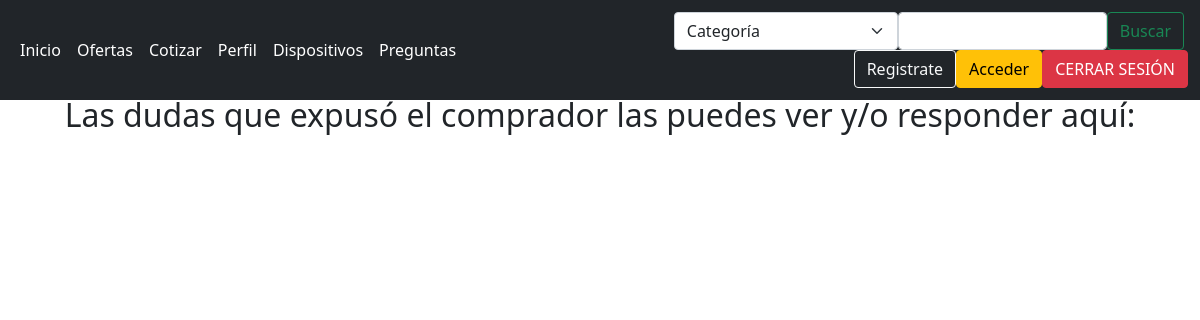
The app's page /preguntas.php, older data.
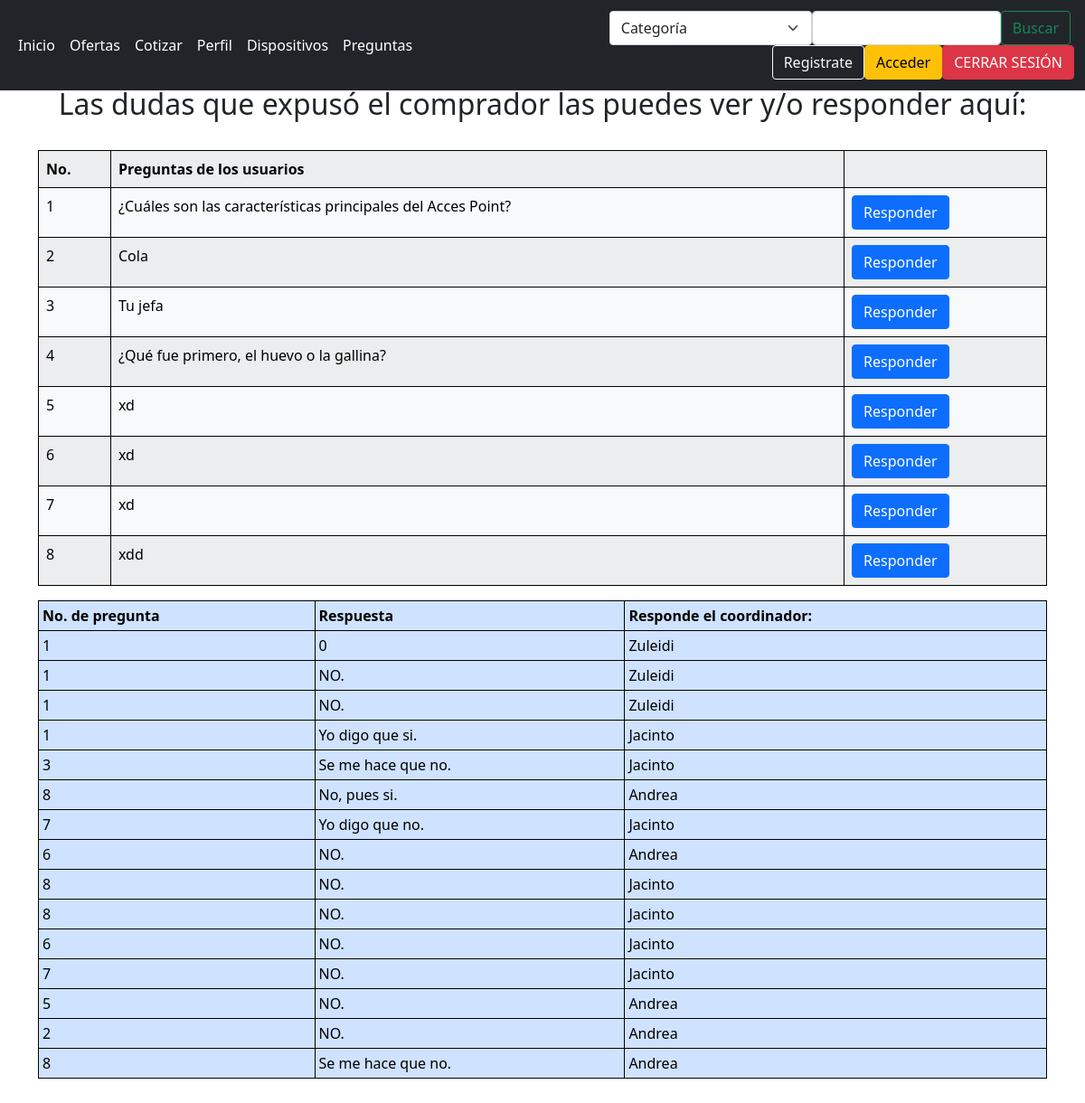
The same page, newer data.
### tables this page shows
CREATE TABLE `encuesta` (
  `idPregunta` int(11) NOT NULL,
  `Pregunta` text NOT NULL
);

CREATE TABLE `respuestas` (
  `idRespuestas` int(11) NOT NULL,
  `Respuesta` varchar(50) NOT NULL,
  `idPregunta` int(11) NOT NULL,
  `idUsuario` int(11) NOT NULL
);

CREATE TABLE `usuario` (
  `idUsuario` int(11) NOT NULL,
  `Nombre` varchar(45) NOT NULL,
  `Apellido` varchar(45) NOT NULL,
  `Usuario` varchar(45) NOT NULL,
  `Correo` varchar(45) NOT NULL,
  `Contra` varchar(45) NOT NULL,
  `idTipoUsuario` int(11) NOT NULL
);

### Controlador/consultarPreguntas.php (called while the page is built)
<?php
function consultarPreguntas()
{
    $conexion = new mysqli('localhost', 'root', '', 'bdtienda');
    $sql = $conexion->prepare('SELECT * FROM encuesta');
    $sql->execute();
    return $sql->get_result()->fetch_all(MYSQLI_ASSOC);
}
$preguntas = consultarPreguntas();

### Controlador/consultarRespuestas.php (called while the page is built)
<?php
function consultarRespuestas()
{
    $conexion = new mysqli('localhost', 'root', '', 'bdtienda');
    $sql = $conexion->prepare('SELECT * FROM respuestas inner join usuario on respuestas.idUsuario = usuario.idUsuario');
    $sql->execute();
    return $sql->get_result()->fetch_all(MYSQLI_ASSOC);
}
$respuestas = consultarRespuestas();

### preguntas.php (the view, shortened to what the changed rows need)
<!DOCTYPE html>
<html lang="es">
<head>
    <link href="https://cdn.jsdelivr.net/npm/bootstrap@5.1.3/dist/css/bootstrap.min.css" rel="stylesheet">
</head>
<body>
    <br><br><br><br>
    <?php include_once './Controlador/consultarPreguntas.php'; ?>
    <div id="foro" class="container">
        <section>
            <header>
                <center>
                    <h2>Las dudas que expusó el comprador las puedes ver y/o responder aquí:</h2><br>
                </center>
            </header>
            <div id="ver Preguntas">
                <?php $num_preguntas = sizeof($preguntas); ?>
                <?php if (($num_preguntas > 0)) : ?>
                    <table class="table table-light table-striped">
                        <tr>
                            <th>No.</th>
                            <th>Preguntas de los usuarios</th>
                            <th></th>
                        </tr>
                        <?php for ($i = 0; $i < $num_preguntas; $i++) : ?>
                            <tr>
                                <td><?php echo $preguntas[$i]['idPregunta']; ?></td>
                                <td><?php echo $preguntas[$i]['Pregunta']; ?></td>
                                <td><button class="btn btn-primary" idPregunta="<?php echo $preguntas[$i]['idPregunta']; ?>" id="responderPregunta">Responder</button></td>
                            </tr>
                        <?php endfor; ?>
                    </table>
                <?php endif; ?>
            </div>
            <?php include_once './Controlador/consultarRespuestas.php'; ?>
            <div id="ver Respuestas">
                <?php $num_respuestas = sizeof($respuestas); ?>
                <?php if ($num_respuestas > 0) : ?>
                    <table class="table table-primary table-sm">
                        <tr>
                            <th>No. de pregunta</th>
                            <th>Respuesta</th>
                            <th>Responde el coordinador:</th>
                        </tr>
                        <?php for ($i = 0; $i < $num_respuestas; $i++) : ?>
                            <tr>
                                <td><?php echo $respuestas[$i]['idPregunta']; ?></td>
                                <td><?php echo $respuestas[$i]['Respuesta']; ?></td>
                                <td><?php echo $respuestas[$i]['Nombre']; ?></td>
                            </tr>
                        <?php endfor; ?>
                    </table>
                <?php endif; ?>
            </div>
        </section>
    </div>
</body>
</html>

Row changes from the older to the newer data that the page shows:
added encuesta: idPregunta "1", Pregunta "¿Cuáles son las características principales del Acces Point?"
added encuesta: idPregunta "2", Pregunta "Cola"
added encuesta: idPregunta "3", Pregunta "Tu jefa"
added encuesta: idPregunta "4", Pregunta "¿Qué fue primero, el huevo o la gallina?"
added encuesta: idPregunta "5", Pregunta "xd"
added encuesta: idPregunta "6", Pregunta "xd"
added encuesta: idPregunta "7", Pregunta "xd"
added encuesta: idPregunta "8", Pregunta "xdd"
added respuestas: idPregunta "1", Respuesta "0", idUsuario.Nombre "Zuleidi"
added respuestas: idPregunta "1", Respuesta "NO.", idUsuario.Nombre "Zuleidi"
added respuestas: idPregunta "1", Respuesta "NO.", idUsuario.Nombre "Zuleidi"
added respuestas: idPregunta "1", Respuesta "Yo digo que si.", idUsuario.Nombre "Jacinto"
added respuestas: idPregunta "3", Respuesta "Se me hace que no.", idUsuario.Nombre "Jacinto"
added respuestas: idPregunta "8", Respuesta "No, pues si.", idUsuario.Nombre "Andrea"
added respuestas: idPregunta "7", Respuesta "Yo digo que no.", idUsuario.Nombre "Jacinto"
added respuestas: idPregunta "6", Respuesta "NO.", idUsuario.Nombre "Andrea"
added respuestas: idPregunta "8", Respuesta "NO.", idUsuario.Nombre "Jacinto"
added respuestas: idPregunta "8", Respuesta "NO.", idUsuario.Nombre "Jacinto"
added respuestas: idPregunta "6", Respuesta "NO.", idUsuario.Nombre "Jacinto"
added respuestas: idPregunta "7", Respuesta "NO.", idUsuario.Nombre "Jacinto"
added respuestas: idPregunta "5", Respuesta "NO.", idUsuario.Nombre "Andrea"
added respuestas: idPregunta "2", Respuesta "NO.", idUsuario.Nombre "Andrea"
added respuestas: idPregunta "8", Respuesta "Se me hace que no.", idUsuario.Nombre "Andrea"
Text that changed along with them:
text now shown: "No. Preguntas de los usuarios No. de pregunta Respuesta Responde el coordinador:"
